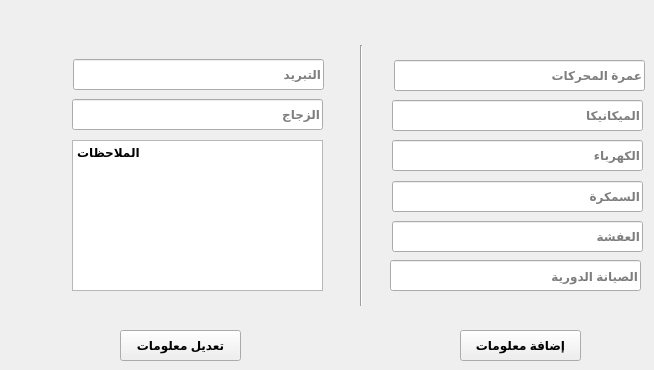
   <widget class="QWidget" name="tab_3">
    <attribute name="title">
     <string>الصيانة</string>
    </attribute>
    <widget class="QLineEdit" name="txt_afsha">
     <property name="geometry">
      <rect>
       <x>392</x>
       <y>221</y>
       <width>251</width>
       <height>31</height>
      </rect>
     </property>
     <property name="font">
      <font>
       <weight>75</weight>
       <bold>true</bold>
      </font>
     </property>
     <property name="placeholderText">
      <string>العفشة</string>
     </property>
    </widget>
    <widget class="QLineEdit" name="txt_engine_amra">
     <property name="geometry">
      <rect>
       <x>394</x>
       <y>60</y>
       <width>251</width>
       <height>31</height>
      </rect>
     </property>
     <property name="font">
      <font>
       <weight>75</weight>
       <bold>true</bold>
      </font>
     </property>
     <property name="layoutDirection">
      <enum>Qt::RightToLeft</enum>
     </property>
     <property name="placeholderText">
      <string>عمرة المحركات</string>
     </property>
    </widget>
    <widget class="QLineEdit" name="txt_periodic_maintenance">
     <property name="geometry">
      <rect>
       <x>390</x>
       <y>260</y>
       <width>251</width>
       <height>31</height>
      </rect>
     </property>
     <property name="font">
      <font>
       <weight>75</weight>
       <bold>true</bold>
      </font>
     </property>
     <property name="placeholderText">
      <string>الصيانة الدورية</string>
     </property>
    </widget>
    <widget class="QLineEdit" name="txt_samkara">
     <property name="geometry">
      <rect>
       <x>392</x>
       <y>181</y>
       <width>251</width>
       <height>31</height>
      </rect>
     </property>
     <property name="font">
      <font>
       <weight>75</weight>
       <bold>true</bold>
      </font>
     </property>
     <property name="placeholderText">
      <string>السمكرة</string>
     </property>
    </widget>
    <widget class="QLineEdit" name="txt_electricity">
     <property name="geometry">
      <rect>
       <x>392</x>
       <y>140</y>
       <width>251</width>
       <height>31</height>
      </rect>
     </property>
     <property name="font">
      <font>
       <weight>75</weight>
       <bold>true</bold>
      </font>
     </property>
     <property name="placeholderText">
      <string>الكهرباء</string>
     </property>
    </widget>
    <widget class="QLineEdit" name="txt_cooling">
     <property name="geometry">
      <rect>
       <x>73</x>
       <y>59</y>
       <width>251</width>
       <height>31</height>
      </rect>
     </property>
     <property name="font">
      <font>
       <weight>75</weight>
       <bold>true</bold>
      </font>
     </property>
     <property name="placeholderText">
      <string>التبريد</string>
     </property>
    </widget>
    <widget class="QLineEdit" name="txt_mechanics">
     <property name="geometry">
      <rect>
       <x>392</x>
       <y>100</y>
       <width>251</width>
       <height>31</height>
      </rect>
     </property>
     <property name="font">
      <font>
       <weight>75</weight>
       <bold>true</bold>
      </font>
     </property>
     <property name="placeholderText">
      <string>الميكانيكا</string>
     </property>
    </widget>
    <widget class="QLineEdit" name="txt_glass">
     <property name="geometry">
      <rect>
       <x>72</x>
       <y>99</y>
       <width>251</width>
       <height>31</height>
      </rect>
     </property>
     <property name="font">
      <font>
       <weight>75</weight>
       <bold>true</bold>
      </font>
     </property>
     <property name="placeholderText">
      <string>الزجاج</string>
     </property>
    </widget>
    <widget class="QPlainTextEdit" name="txt_notes">
     <property name="geometry">
      <rect>
       <x>72</x>
       <y>140</y>
       <width>251</width>
       <height>151</height>
      </rect>
     </property>
     <property name="font">
      <font>
       <weight>75</weight>
       <bold>true</bold>
      </font>
     </property>
     <property name="plainText">
      <string>الملاحظات</string>
     </property>
    </widget>
    <widget class="QPushButton" name="btn_Update_Maintenance_Info">
     <property name="geometry">
      <rect>
       <x>120</x>
       <y>330</y>
       <width>121</width>
       <height>31</height>
      </rect>
     </property>
     <property name="font">
      <font>
       <weight>75</weight>
       <bold>true</bold>
      </font>
     </property>
     <property name="text">
      <string>تعديل معلومات</string>
     </property>
    </widget>
    <widget class="QPushButton" name="btn_Add_Maintenance_Info">
     <property name="geometry">
      <rect>
       <x>460</x>
       <y>330</y>
       <width>121</width>
       <height>31</height>
      </rect>
     </property>
     <property name="font">
      <font>
       <weight>75</weight>
       <bold>true</bold>
      </font>
     </property>
     <property name="text">
      <string>إضافة معلومات</string>
     </property>
    </widget>
    <widget class="Line" name="line_2">
     <property name="geometry">
      <rect>
       <x>351</x>
       <y>45</y>
       <width>20</width>
       <height>261</height>
      </rect>
     </property>
     <property name="orientation">
      <enum>Qt::Vertical</enum>
     </property>
    </widget>
   </widget>
